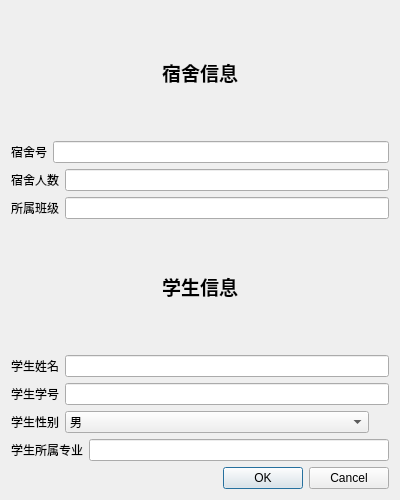
<?xml version="1.0" encoding="UTF-8"?>
<ui version="4.0">
 <class>newInfoDialog</class>
 <widget class="QDialog" name="newInfoDialog">
  <property name="geometry">
   <rect>
    <x>0</x>
    <y>0</y>
    <width>400</width>
    <height>500</height>
   </rect>
  </property>
  <property name="windowTitle">
   <string>Dialog</string>
  </property>
  <layout class="QVBoxLayout" name="verticalLayout">
   <item>
    <widget class="QLabel" name="label">
     <property name="sizePolicy">
      <sizepolicy hsizetype="Minimum" vsizetype="Minimum">
       <horstretch>0</horstretch>
       <verstretch>0</verstretch>
      </sizepolicy>
     </property>
     <property name="text">
      <string>&lt;html&gt;&lt;head/&gt;&lt;body&gt;&lt;p&gt;&lt;span style=&quot; font-size:14pt; font-weight:600;&quot;&gt;宿舍信息&lt;/span&gt;&lt;/p&gt;&lt;/body&gt;&lt;/html&gt;</string>
     </property>
     <property name="alignment">
      <set>Qt::AlignCenter</set>
     </property>
    </widget>
   </item>
   <item>
    <layout class="QHBoxLayout" name="horizontalLayout">
     <item>
      <widget class="QLabel" name="label_3">
       <property name="text">
        <string>宿舍号</string>
       </property>
      </widget>
     </item>
     <item>
      <widget class="QLineEdit" name="docNumberEdit"/>
     </item>
    </layout>
   </item>
   <item>
    <layout class="QHBoxLayout" name="horizontalLayout_2">
     <item>
      <widget class="QLabel" name="label_4">
       <property name="text">
        <string>宿舍人数</string>
       </property>
      </widget>
     </item>
     <item>
      <widget class="QLineEdit" name="docPeoEdit"/>
     </item>
    </layout>
   </item>
   <item>
    <layout class="QHBoxLayout" name="horizontalLayout_3">
     <item>
      <widget class="QLabel" name="label_5">
       <property name="text">
        <string>所属班级</string>
       </property>
      </widget>
     </item>
     <item>
      <widget class="QLineEdit" name="docClassEdit"/>
     </item>
    </layout>
   </item>
   <item>
    <widget class="QLabel" name="label_2">
     <property name="sizePolicy">
      <sizepolicy hsizetype="Minimum" vsizetype="Minimum">
       <horstretch>0</horstretch>
       <verstretch>0</verstretch>
      </sizepolicy>
     </property>
     <property name="text">
      <string>&lt;html&gt;&lt;head/&gt;&lt;body&gt;&lt;p&gt;&lt;span style=&quot; font-size:14pt; font-weight:600;&quot;&gt;学生信息&lt;/span&gt;&lt;/p&gt;&lt;/body&gt;&lt;/html&gt;</string>
     </property>
     <property name="alignment">
      <set>Qt::AlignCenter</set>
     </property>
    </widget>
   </item>
   <item>
    <layout class="QHBoxLayout" name="horizontalLayout_4">
     <item>
      <widget class="QLabel" name="label_6">
       <property name="text">
        <string>学生姓名</string>
       </property>
      </widget>
     </item>
     <item>
      <widget class="QLineEdit" name="stuNameEdit"/>
     </item>
    </layout>
   </item>
   <item>
    <layout class="QHBoxLayout" name="horizontalLayout_5">
     <item>
      <widget class="QLabel" name="label_7">
       <property name="text">
        <string>学生学号</string>
       </property>
      </widget>
     </item>
     <item>
      <widget class="QLineEdit" name="stuNumberEdit"/>
     </item>
    </layout>
   </item>
   <item>
    <layout class="QHBoxLayout" name="horizontalLayout_6">
     <item>
      <widget class="QLabel" name="label_8">
       <property name="sizePolicy">
        <sizepolicy hsizetype="Fixed" vsizetype="Preferred">
         <horstretch>0</horstretch>
         <verstretch>0</verstretch>
        </sizepolicy>
       </property>
       <property name="text">
        <string>学生性别</string>
       </property>
      </widget>
     </item>
     <item>
      <widget class="QComboBox" name="stuSexCheck">
       <item>
        <property name="text">
         <string>男</string>
        </property>
       </item>
       <item>
        <property name="text">
         <string>女</string>
        </property>
       </item>
      </widget>
     </item>
     <item>
      <spacer name="horizontalSpacer">
       <property name="orientation">
        <enum>Qt::Horizontal</enum>
       </property>
       <property name="sizeType">
        <enum>QSizePolicy::Minimum</enum>
       </property>
       <property name="sizeHint" stdset="0">
        <size>
         <width>20</width>
         <height>20</height>
        </size>
       </property>
      </spacer>
     </item>
    </layout>
   </item>
   <item>
    <layout class="QHBoxLayout" name="horizontalLayout_7">
     <item>
      <widget class="QLabel" name="label_9">
       <property name="text">
        <string>学生所属专业</string>
       </property>
      </widget>
     </item>
     <item>
      <widget class="QLineEdit" name="stuMajorEdit"/>
     </item>
    </layout>
   </item>
   <item>
    <widget class="QDialogButtonBox" name="finalCheck">
     <property name="orientation">
      <enum>Qt::Horizontal</enum>
     </property>
     <property name="standardButtons">
      <set>QDialogButtonBox::Cancel|QDialogButtonBox::Ok</set>
     </property>
    </widget>
   </item>
  </layout>
 </widget>
 <resources/>
 <connections>
  <connection>
   <sender>finalCheck</sender>
   <signal>accepted()</signal>
   <receiver>newInfoDialog</receiver>
   <slot>accept()</slot>
   <hints>
    <hint type="sourcelabel">
     <x>248</x>
     <y>254</y>
    </hint>
    <hint type="destinationlabel">
     <x>157</x>
     <y>274</y>
    </hint>
   </hints>
  </connection>
  <connection>
   <sender>finalCheck</sender>
   <signal>rejected()</signal>
   <receiver>newInfoDialog</receiver>
   <slot>reject()</slot>
   <hints>
    <hint type="sourcelabel">
     <x>316</x>
     <y>260</y>
    </hint>
    <hint type="destinationlabel">
     <x>286</x>
     <y>274</y>
    </hint>
   </hints>
  </connection>
 </connections>
</ui>
